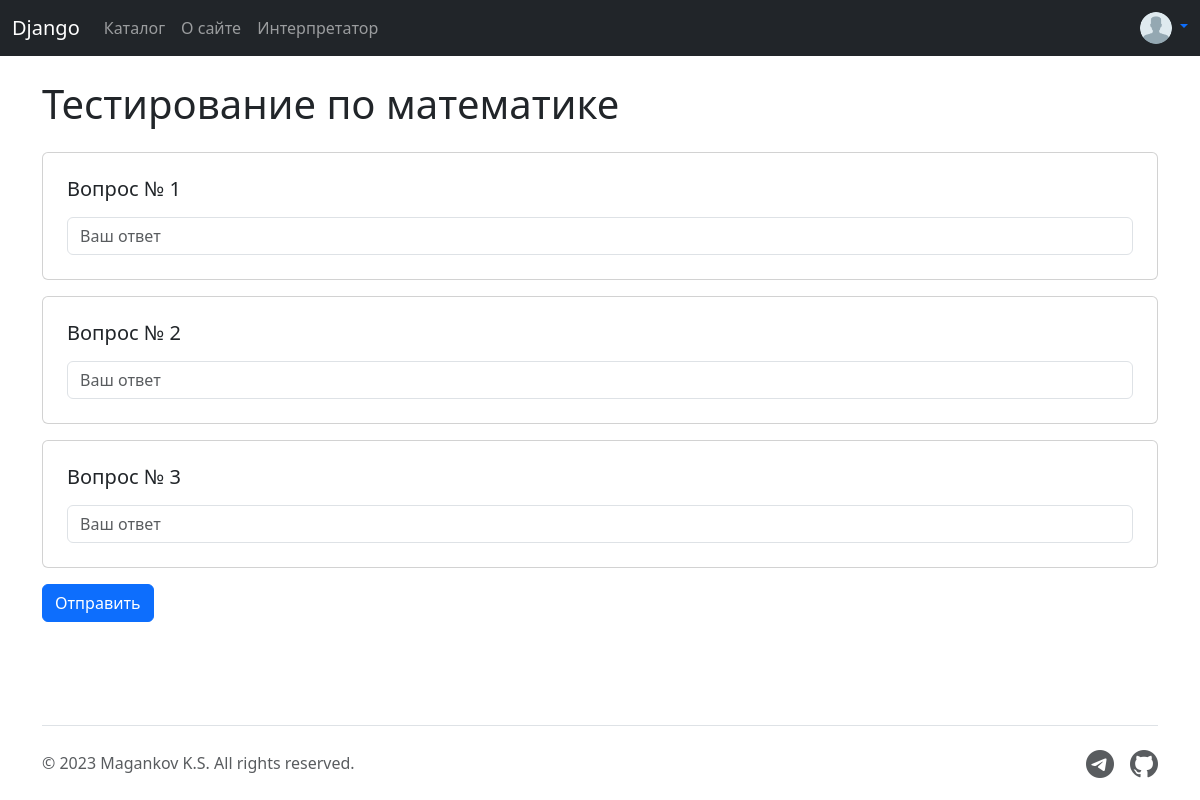
Before: /testing/testirovanie-po-matematike (signed in) with the older database file.
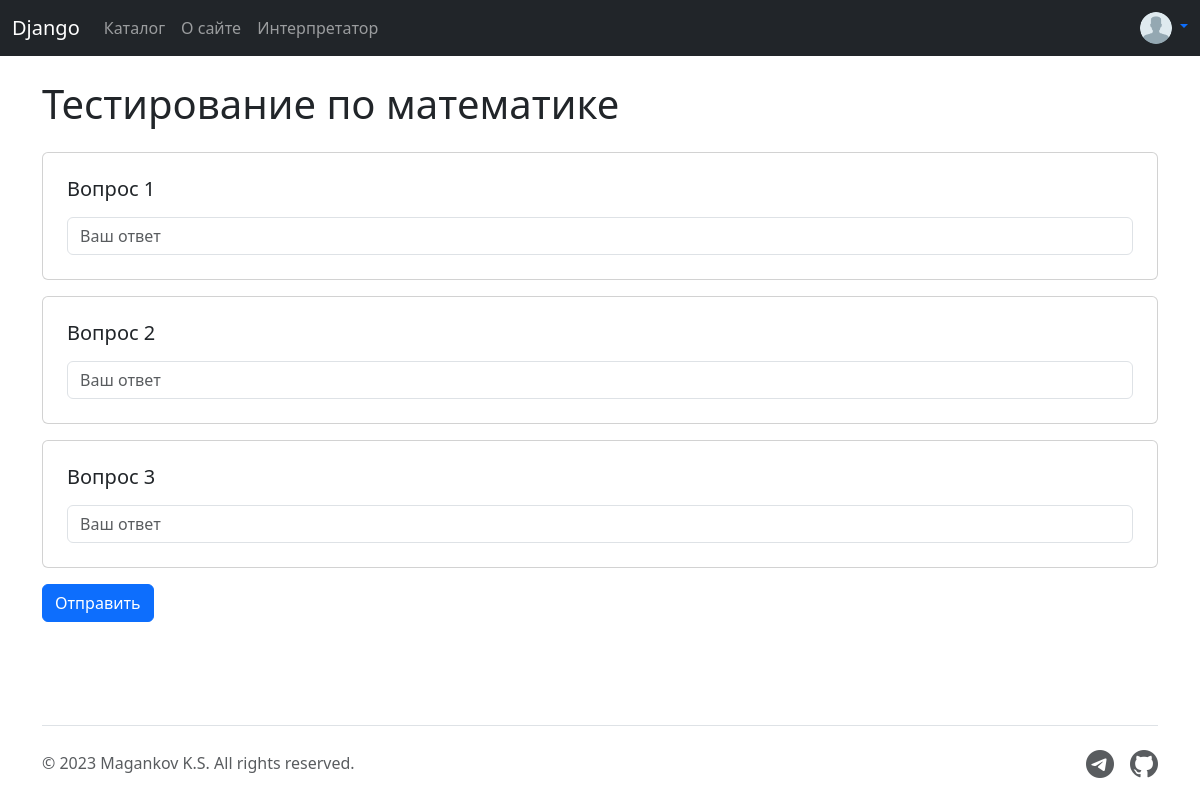
After: the same page with the newer database file.
### tester_app/models.py (models this page shows, shortened)
class Question(models.Model):
    test = models.ForeignKey(Testing, on_delete=models.CASCADE)
    text_question = models.TextField()
    objects = models.Manager()

### tester_app/views.py (the view, shortened to what this page needs)
# urls.py: path("testing/<slug:test_slug>", views.testing_view, name="testing"),
@login_required(login_url='login')
def testing_view(request, test_slug):
    context['title'] = 'Тестирование'
    context['has_header'] = True
    testing_data = Testing.objects.get(slug=test_slug)
    questions = testing_data.question_set.all()
    is_completed = False
    step = request.GET.get('step')
    id_ = request.GET.get('id')
    if testing_data.type == 'INTERPRETER' and (not step or not id_):
        r = Result(test=testing_data, user=request.user, correct=0, wrong=testing_data.question_set.count())
        r.save()
        return redirect(reverse('testing', args={test_slug}) + f'?step=1&id={r.id}')
    r = None
    if testing_data.type == 'INTERPRETER':
        r = get_object_or_404(Result, id=id_)
        context['error'] = ''
        context['result'] = ''
    print(testing_data.question_set.count())
    if step:
        step = int(step)
        context['question_link'] = {
            'has_link': False if step == questions.count() else True,
            'next_link': reverse('testing', args={test_slug}) + f'?step={step + 1}&id={id_}',
            'enabled': 'disabled'
        }
        if step > questions.count():
            messages.warning(request, 'Question does not exist')
            return redirect(reverse('testing', args={test_slug}) + '?step=1')
        questions = questions[step - 1]
        if r.test != testing_data or r.answer_set.count() == testing_data.question_set.count():
            raise Http404()
        for a in r.answer_set.all():
            if a.question == questions:
                is_completed = True
                context['question_link']['enabled'] = 'enabled'
                messages.success(request, 'Question has been answered')
                break
    else:
        questions = questions
    context['data'] = {'test': testing_data,
                       'questions': questions}
    return render(request, 'tester_app/testing.html', context)

### tester_app/forms.py (shortened to what this page needs)
class LoginForm(forms.Form):
    username = forms.CharField(max_length=100, label='Логин',
                               widget=forms.TextInput(attrs={"class": "form-control rounded-3",
                                                             "placeholder": "Enter your username"}))
    password = forms.CharField(max_length=100, label='Пароль',
                               widget=forms.PasswordInput(attrs={"class": "form-control rounded-3",
                                                                 "placeholder": "Enter your password"}))

### templates/tester_app/testing.html (shortened to what this page needs)
{% extends "tester_app/base.html" %}
{% block body %}
<div class="container mb-4">
    <h1 class="mb-4">{{data.test.name}}</h1>
    {% if data.test.type == "INTERPRETER" %}
    <form method="POST">
        {% csrf_token %}
        <div class="row mx-0 g-3">
            <div class="card">
                <div class="card-body py-4">
                    <h5 class="mb-4">{{ data.questions.text_question|linebreaks }}</h5>
                    {% for test_set in data.questions.testset_set.all|slice:":2" %}
                    <div class="test-sets">
                        <h5 class="fw-semibold">Пример {{forloop.counter}}</h5>
                        <div class="row g-0">
                            <div class="col-4">
                                <p class="py-2 my-2 fw-semibold border-bottom">Ввод</p>
                                <p>{{test_set.test_data|linebreaks}}</p>
                            </div>
                            <div class="col-4">
                                <p class="py-2 my-2 fw-semibold border-bottom">Вывод</p>
                                <p>{{test_set.answer|linebreaks}}</p>
                            </div>
                        </div>
                    </div>
                    {% endfor %}
                    <h5 class="fw-semibold mt-4">Напишите программу</h5>
                    <div class="mt-4">
                        {% include "tester_app/messages.html" %}
                    </div>
                    {% include 'tester_app/code_component.html' %}
                </div>
            </div>
            <div class="d-flex p-0">
                <button type="submit" class="btn btn-primary">Отправить</button>
            </div>
            {% if question_link.has_link %}
            <div class="d-flex p-0 justify-content-end">
                <a href="{{question_link.next_link}}" class="btn btn-outline-secondary {{question_link.enabled}}">Следующий</a>
            </div>
            {% endif %}
        </div>
    </form>
    {% else %}
    <form method="POST">
        <div class="row mx-0 g-3">
            {% for q in data.questions %}
            <div class="card">
                <div class="card-body py-4">
                    <h5 class="mb-3">{{ q.text_question }}</h5>
                    <input type="text" name="{{q.id}}" class="form-control"
                           maxlength="100" placeholder="Ваш ответ" required=""
                           id="{{q.id}}">
                </div>
            </div>
            {% endfor %}
            <div class="d-flex p-0">
                <button type="submit" class="btn btn-primary">Отправить</button>
            </div>
        </div>
    </form>
    {% endif %}
</div>
{% endblock %}

Changed rows visible on the page:
changed Question: text_question "Вопрос № 1" → "Вопрос 1"
changed Question: text_question "Вопрос № 2" → "Вопрос 2"
changed Question: text_question "Вопрос № 3" → "Вопрос 3"
